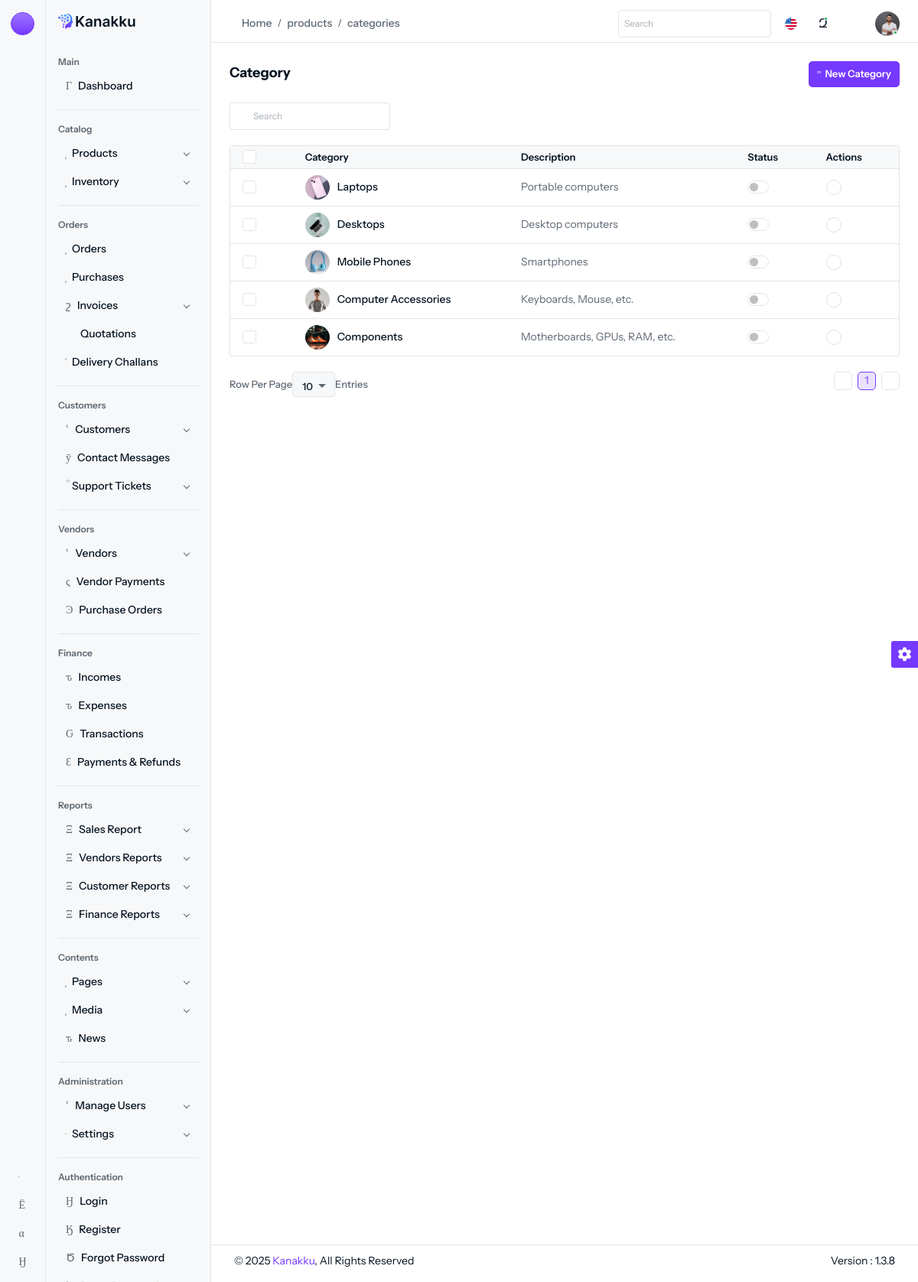
The page /products/categories (signed in) on the database its author committed.
### tables this page shows
CREATE TABLE `categories` (
  `id` int NOT NULL,
  `name` varchar(255) DEFAULT NULL,
  `description` text,
  `image_path` varchar(255) DEFAULT NULL,
  `created_at` datetime DEFAULT CURRENT_TIMESTAMP,
  `updated_at` datetime DEFAULT CURRENT_TIMESTAMP,
  `status` tinyint(1) DEFAULT NULL
);

### controllers/Products/ProductsController.php (called while the page is built, shortened)
<?php
class ProductsController
{
    public function categories()
    {
        $data = Category::getAllCategories();
        view("products", $data,);
    }
}

### configs/app_config.php (called while the page is built, shortened)
<?php
$base_url = "http://localhost/elctro_Ecom_project/admin";

### models/products/categories.model.php (called while the page is built, shortened)
<?php
class Category
{
    public static function getAllCategories()
    {
        global $db;
        $stmt = $db->query("SELECT * from categories");
        $data = $stmt->fetch_all(MYSQLI_ASSOC);
        return $data;
    }
}

### views/pages/products/products/categories.php (the view, shortened to what this page needs)
<div class="content content-two">
	<div class="d-flex d-block align-items-center justify-content-between flex-wrap gap-3 mb-3">
		<div>
			<h6>Category</h6>
		</div>
		<div class="d-flex my-xl-auto right-content align-items-center flex-wrap gap-2">
			<div>
				<a href="#" class="btn btn-primary d-flex align-items-center" data-bs-toggle="modal" data-bs-target="#add_modal"><i class="isax isax-add-circle5 me-1"></i>New Category</a>
			</div>
		</div>
	</div>
	<div class="mb-3">
		<div class="d-flex align-items-center justify-content-between flex-wrap gap-3">
			<div class="d-flex align-items-center flex-wrap gap-2">
				<div class="table-search d-flex align-items-center mb-0">
					<div class="search-input">
						<a href="javascript:void(0);" class="btn-searchset"><i class="isax isax-search-normal fs-12"></i></a>
					</div>
				</div>
			</div>
		</div>
	</div>
	<div class="table-responsive">
		<table class="table table-nowrap datatable">
			<thead class="thead-light">
				<tr>
					<th class="no-sort">
						<div class="form-check form-check-md">
							<input class="form-check-input" type="checkbox" id="select-all">
						</div>
					</th>
					<th class="no-sort">Category</th>
					<th class="no-sort">Description</th>
					<th class="no-sort">Status</th>
					<th class="no-sort">Actions</th>
				</tr>
			</thead>
			<tbody>
				<?php foreach ($data as $row): ?>
					<tr>
						<td>
							<div class="form-check form-check-md">
								<input class="form-check-input" type="checkbox">
							</div>
						</td>
						<td>
							<div class="d-flex align-items-center">
								<a href="javascript:void(0);" class="avatar avatar-sm rounded-circle me-2 flex-shrink-0">
									<img src="<?= $base_url ?>/assets/img/products/<?= $row['image_path'] ?>" class="rounded-circle" alt="img">
								</a>
								<div>
									<h6 class="fs-14 fw-medium mb-0"><?= htmlspecialchars($row['name']) ?></h6>
								</div>
							</div>
						</td>
						<td><?= htmlspecialchars($row['description']) ?></td>
						<td>
							<div class="form-check form-switch">
								<input class="form-check-input toggle-status"
									type="checkbox"
									data-id="<?= intval($row['id']) ?>"
									<?= ($row['status'] == 1 ? 'checked' : '') ?>>
							</div>
						</td>
						<td class="action-item">
							<a href="javascript:void(0);" data-bs-toggle="dropdown">
								<i class="isax isax-more"></i>
							</a>
						</td>
					</tr>
				<?php endforeach; ?>
			</tbody>
		</table>
	</div>
</div>

### rows shown on the page
categories: image_path (picture), name "Laptops", description "Portable computers"
categories: image_path (picture), name "Desktops", description "Desktop computers"
categories: image_path (picture), name "Mobile Phones", description "Smartphones"
categories: image_path (picture), name "Computer Accessories", description "Keyboards, Mouse, etc."
categories: image_path (picture), name "Components", description "Motherboards, GPUs, RAM, etc."

### other values the page prints
$_GET["class"] "products"
$_GET["method"] "categories"
